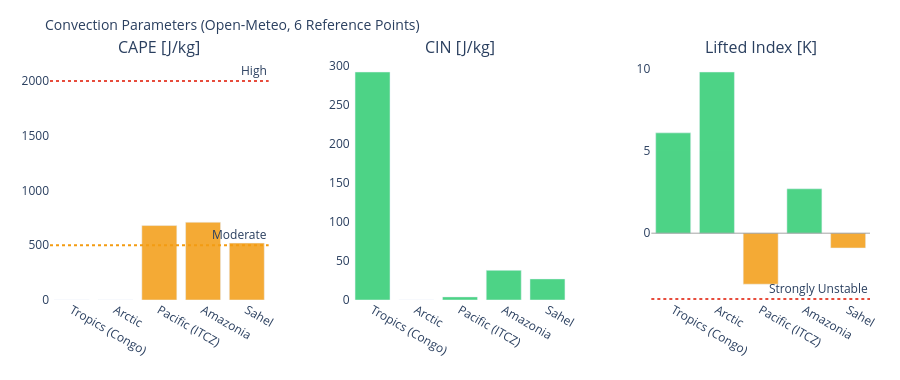

Notebook code cell kept with this figure:
### Markdown cell above
---
## 3. Visualizations

### Code cell
# ============================================================
# CAPE / CIN / LIFTED INDEX – Convection potential
# ============================================================

if not df_atm.empty:
    fig = make_subplots(
        rows=1, cols=3,
        subplot_titles=['CAPE [J/kg]', 'CIN [J/kg]', 'Lifted Index [K]'],
        horizontal_spacing=0.1
    )
    pts = df_atm['point'].tolist()
    pt_colors = ['#E85D24','#185FA5','#888780','#378ADD','#639922','#F2A623']

    # CAPE – höher = mehr Gewitterpotential
    cape_vals = df_atm['cape'].fillna(0).tolist()
    cape_colors = ['#e74c3c' if v > 2000 else '#f39c12' if v > 500 else '#2ecc71'
                   for v in cape_vals]
    fig.add_trace(go.Bar(x=pts, y=cape_vals, marker_color=cape_colors,
                         opacity=0.85, showlegend=False), row=1, col=1)
    fig.add_hline(y=2000, line_dash='dot', line_color='#e74c3c',
                  annotation_text='High', row=1, col=1)
    fig.add_hline(y=500,  line_dash='dot', line_color='#f39c12',
                  annotation_text='Moderate', row=1, col=1)

    # CIN – negativer = stärker gedeckelt (weniger Auslöse)
    cin_vals = df_atm['cin'].fillna(0).tolist()
    cin_colors = ['#e74c3c' if v < -200 else '#f39c12' if v < -50 else '#2ecc71'
                  for v in cin_vals]
    fig.add_trace(go.Bar(x=pts, y=cin_vals, marker_color=cin_colors,
                         opacity=0.85, showlegend=False), row=1, col=2)

    # Lifted Index – negativ = instabil
    li_vals = df_atm['li'].fillna(0).tolist()
    li_colors = ['#e74c3c' if v < -4 else '#f39c12' if v < 0 else '#2ecc71'
                 for v in li_vals]
    fig.add_trace(go.Bar(x=pts, y=li_vals, marker_color=li_colors,
                         opacity=0.85, showlegend=False), row=1, col=3)
    fig.add_hline(y=0, line_color='gray', line_width=0.7, row=1, col=3)
    fig.add_hline(y=-4, line_dash='dot', line_color='#e74c3c',
                  annotation_text='Strongly Unstable', row=1, col=3)

    fig.update_layout(
        title=dict(text='Convection Parameters (Open-Meteo, 6 Reference Points)', font=dict(size=14)),
        height=380, plot_bgcolor='rgba(0,0,0,0)', paper_bgcolor='rgba(0,0,0,0)',
        margin=dict(l=50, r=30, t=60, b=80)
    )
    fig.update_xaxes(tickangle=30)
    fig.show()

### Figure 1 — Plotly figure (JSON) as saved in the notebook; plotly's stock layout.template omitted (floating-point values rounded to 4 significant figures)
{"data": [{"marker": {"color": ["#2ecc71", "#2ecc71", "#f39c12", "#f39c12", "#f39c12"]}, "opacity": 0.85, "showlegend": false, "type": "bar", "x": ["Tropics (Congo)", "Arctic", "Pacific (ITCZ)", "Amazonia", "Sahel"], "xaxis": "x", "y": [0.0, 0.0, 680.0, 710.0, 520.0], "yaxis": "y"}, {"marker": {"color": ["#2ecc71", "#2ecc71", "#2ecc71", "#2ecc71", "#2ecc71"]}, "opacity": 0.85, "showlegend": false, "type": "bar", "x": ["Tropics (Congo)", "Arctic", "Pacific (ITCZ)", "Amazonia", "Sahel"], "xaxis": "x2", "y": [292.0, 0.0, 4.0, 38.0, 27.0], "yaxis": "y2"}, {"marker": {"color": ["#2ecc71", "#2ecc71", "#f39c12", "#2ecc71", "#f39c12"]}, "opacity": 0.85, "showlegend": false, "type": "bar", "x": ["Tropics (Congo)", "Arctic", "Pacific (ITCZ)", "Amazonia", "Sahel"], "xaxis": "x3", "y": [6.1, 9.8, -3.1, 2.7, -0.9], "yaxis": "y3"}], "layout": {"annotations": [{"font": {"size": 16}, "showarrow": false, "text": "CAPE [J/kg]", "x": 0.1333, "xanchor": "center", "xref": "paper", "y": 1.0, "yanchor": "bottom", "yref": "paper"}, {"font": {"size": 16}, "showarrow": false, "text": "CIN [J/kg]", "x": 0.5, "xanchor": "center", "xref": "paper", "y": 1.0, "yanchor": "bottom", "yref": "paper"}, {"font": {"size": 16}, "showarrow": false, "text": "Lifted Index [K]", "x": 0.8667, "xanchor": "center", "xref": "paper", "y": 1.0, "yanchor": "bottom", "yref": "paper"}, {"showarrow": false, "text": "High", "x": 1, "xanchor": "right", "xref": "x domain", "y": 2000, "yanchor": "bottom", "yref": "y"}, {"showarrow": false, "text": "Moderate", "x": 1, "xanchor": "right", "xref": "x domain", "y": 500, "yanchor": "bottom", "yref": "y"}, {"showarrow": false, "text": "Strongly Unstable", "x": 1, "xanchor": "right", "xref": "x3 domain", "y": -4, "yanchor": "bottom", "yref": "y3"}], "height": 380, "margin": {"b": 80, "l": 50, "r": 30, "t": 60}, "paper_bgcolor": "rgba(0,0,0,0)", "plot_bgcolor": "rgba(0,0,0,0)", "shapes": [{"line": {"color": "#e74c3c", "dash": "dot"}, "type": "line", "x0": 0, "x1": 1, "xref": "x domain", "y0": 2000, "y1": 2000, "yref": "y"}, {"line": {"color": "#f39c12", "dash": "dot"}, "type": "line", "x0": 0, "x1": 1, "xref": "x domain", "y0": 500, "y1": 500, "yref": "y"}, {"line": {"color": "gray", "width": 0.7}, "type": "line", "x0": 0, "x1": 1, "xref": "x3 domain", "y0": 0, "y1": 0, "yref": "y3"}, {"line": {"color": "#e74c3c", "dash": "dot"}, "type": "line", "x0": 0, "x1": 1, "xref": "x3 domain", "y0": -4, "y1": -4, "yref": "y3"}], "title": {"font": {"size": 14}, "text": "Convection Parameters (Open-Meteo, 6 Reference Points)"}, "xaxis": {"anchor": "y", "domain": [0.0, 0.2667], "tickangle": 30}, "xaxis2": {"anchor": "y2", "domain": [0.3667, 0.6333], "tickangle": 30}, "xaxis3": {"anchor": "y3", "domain": [0.7333, 1.0], "tickangle": 30}, "yaxis": {"anchor": "x", "domain": [0.0, 1.0]}, "yaxis2": {"anchor": "x2", "domain": [0.0, 1.0]}, "yaxis3": {"anchor": "x3", "domain": [0.0, 1.0]}}}
